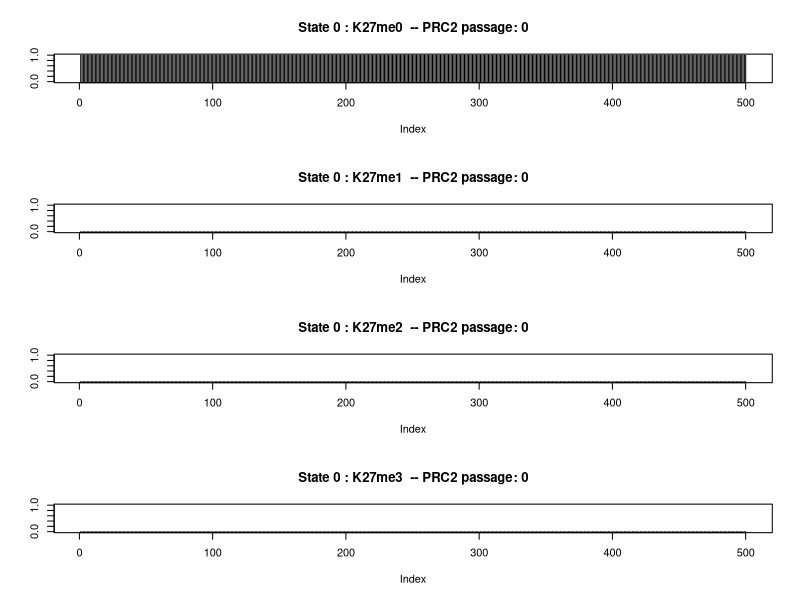
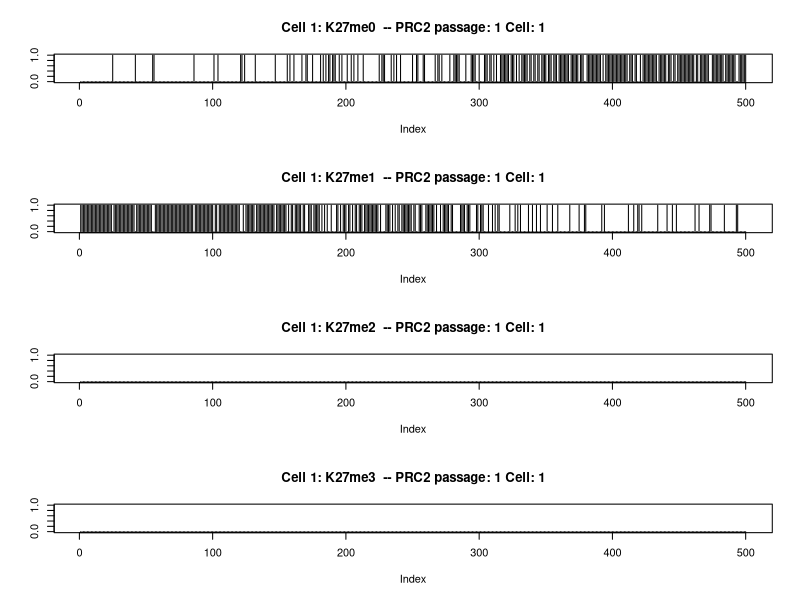
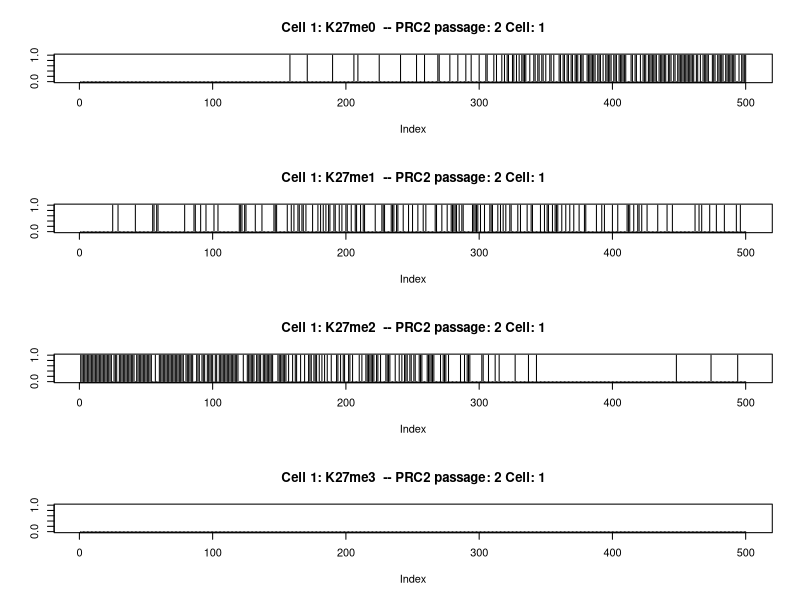
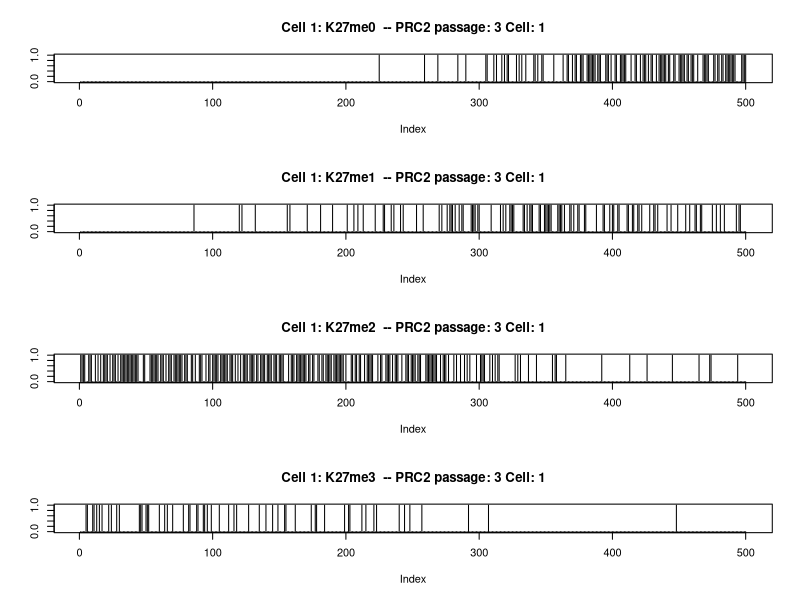
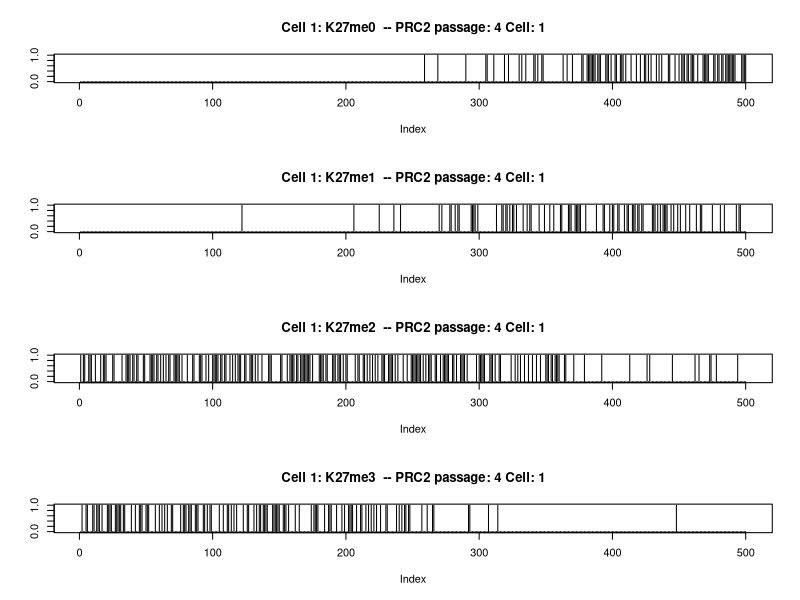
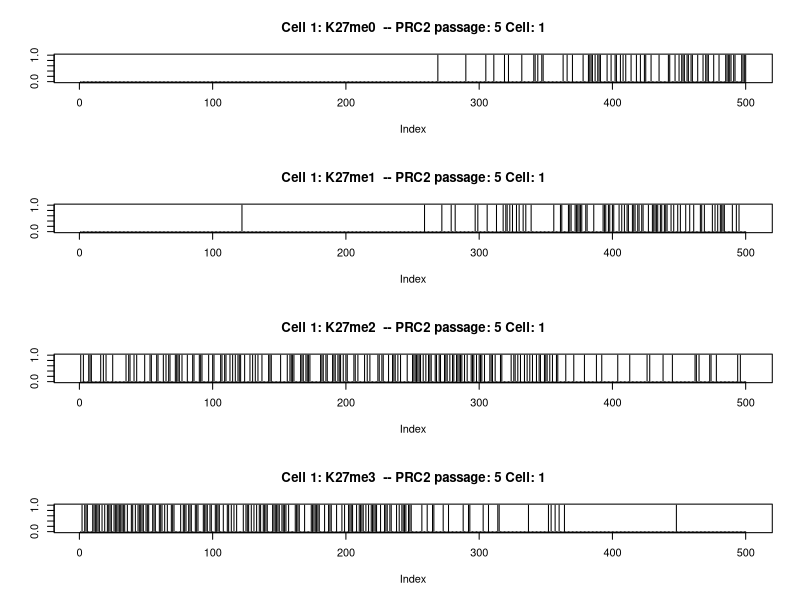
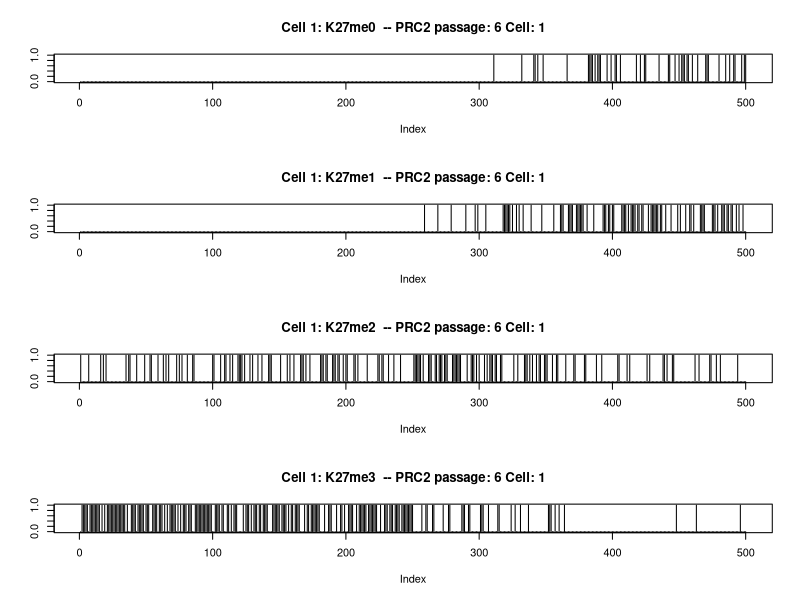
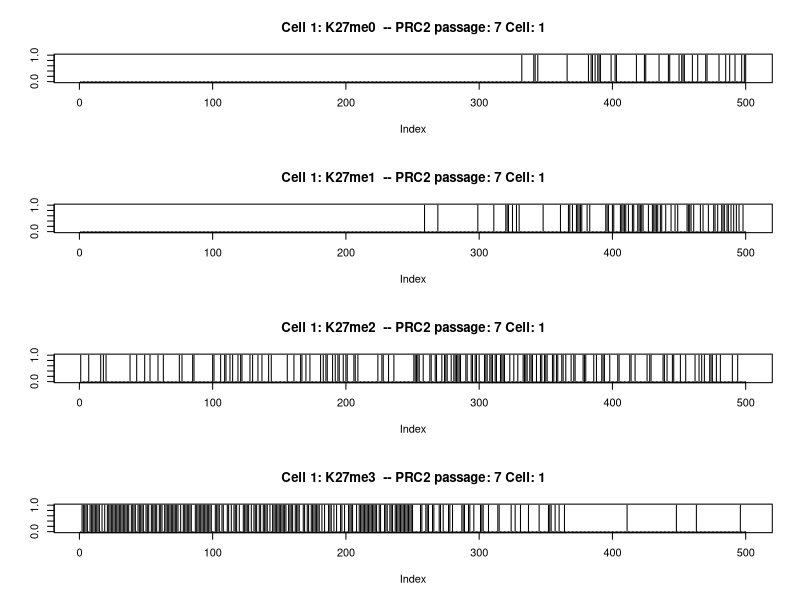

Here is the R script that generated these plots, in order: (Note: a time limit stopped this script after it produced the figures.)
setwd("~/Desktop/Histone_Mark_Simulation/Images/new/")
options(scipen=999)
mysamp <- function(n, m, s, lwr, upr, nnorm) {
  samp <- rnorm(nnorm, m, s)
  samp <- samp[samp >= lwr & samp <= upr]
  if (length(samp) >= n) {
    return(sample(samp, n))
  }  
  stop(simpleError("Not enough values to sample from. Try increasing nnorm."))
}

nnuc=500
### prc2 initiation
prc2=0
mitosis=20
mitosis0=mitosis
burden12=0.00
burden23=0.55
# population initiation
finalz<-data.frame(integer(nnuc),integer(nnuc),integer(nnuc),integer(nnuc),integer(nnuc))
colnames(finalz)<-c("N","me0","me1","me2","me3")
for (n in 1:nnuc)
{
  finalz$N[n]=n
  finalz$me0[n]=0
  finalz$me1[n]=0
  finalz$me2[n]=0
  finalz$me3[n]=0
}


passages<- data.frame(matrix(nrow = nnuc,ncol = (3*mitosis)))
passcolnames<-c()
#passcolnames<-c("N")
for (i in 1:mitosis){
  #  passcolnames<-c(passcolnames,paste(i,"me0",sep="_"))
  passcolnames<-c(passcolnames,paste(i,"me1",sep="_"))
  passcolnames<-c(passcolnames,paste(i,"me2",sep="_"))
  passcolnames<-c(passcolnames,paste(i,"me3",sep="_"))
}
colnames(passages)<-passcolnames
for (n in 1:nnuc)
{
  #   passages$N[n]=n
  passages[n,]=0
}

initial_cell_count=50
final_cell_count=initial_cell_count

for (cell in 1:initial_cell_count)  {
#  set.seed(cell)
  ### Creating Naked Chromatin
  chromatin<-data.frame(integer(nnuc),integer(nnuc),integer(nnuc),integer(nnuc),integer(nnuc),integer(nnuc))
  colnames(chromatin)<-c("N","S","me0","me1","me2","me3")
  
  
  for (n in 1:nnuc)
  {
    chromatin$N[n]=n
    chromatin$S[n]=0
    chromatin$me0[n]=1
    chromatin$me1[n]=0
    chromatin$me2[n]=0
    chromatin$me3[n]=0
  }
  if (cell ==1)
  {
    #png(paste("~/Desktop/Histone_Mark_Simulation/Images/000-3marks-average.png",sep=""),width = 800,height = 600)
    
    par(mfrow=c(4,1))
    plot(chromatin$me0,type = "h", ylim = c(0,1), main = paste("State 0 : K27me0","  -- PRC2 passage: ",prc2,sep=""),ylab="")
    plot(chromatin$me1,type = "h", ylim = c(0,1), main = paste("State 0 : K27me1","  -- PRC2 passage: ",prc2,sep=""),ylab="")
    plot(chromatin$me2,type = "h", ylim = c(0,1), main = paste("State 0 : K27me2","  -- PRC2 passage: ",prc2,sep=""),ylab="")
    plot(chromatin$me3,type = "h", ylim = c(0,1), main = paste("State 0 : K27me3","  -- PRC2 passage: ",prc2,sep=""),ylab="")
    #dev.off()
  }
  
  padd0=c()
  padd1=c()
  padd2=c()
  padd3=c()

  #    mitosis=mitosis0-(round(runif(n=1,min=0,max=(mitosis0-10)),digits = 0))
  mitosis=mitosis0 
     print(mitosis)  
  
  ### Runs of PRC2
  for (prc2 in 1:mitosis) {
    ### Depositing marks
    for (n in 1:nnuc)
    {

      padd1[n]=mysamp(n=1, m=0.69, s=0.1, lwr=0, upr=1, nnorm=100)
      padd2[n]=mysamp(n=1, m=0.01, s=0.1, lwr=0, upr=1, nnorm=100)
      padd3[n]=mysamp(n=1, m=0.00, s=0.1, lwr=0, upr=1, nnorm=100)
      padd0[n]=1-(sum(padd1[n],padd2[n],padd3[n]))
      
      
      # PRC2 halflife
      if (0.3-(n/nnuc) < 0 ){lower=0} else {lower=0.3-(n/nnuc)}
      if (1.3-(n/nnuc) > 1){upper=1} else {upper=1.3-(n/nnuc)}
      if (0.8-(n/nnuc) < 0){meaner=0} else {meaner=0.8-(n/nnuc)}
      
      chromatin$pE[n]=mysamp(n=1, m=meaner, s=0.05, lwr=lower, upr=upper, nnorm=100)
      
      chromatin$pDep0[n]=padd0[n]
      chromatin$pDep1[n]=padd1[n]*chromatin$pE[n]
      chromatin$pDep2[n]=padd2[n]*chromatin$pE[n]
      chromatin$pDep3[n]=padd3[n]*chromatin$pE[n]
      chromatin$pmax[n]=max(c(chromatin$pDep0[n],chromatin$pDep1[n],chromatin$pDep2[n],chromatin$pDep3[n]))
      #     print (paste ("Cell: ",cell," --- PRC2 passage: ",prc2))
      
      if (chromatin$S[n] == 0)
      {
        if(chromatin$pDep0[n] == chromatin$pmax[n])
        {
          chromatin$me0[n]=1
          chromatin$me1[n]=0
          chromatin$me2[n]=0
          chromatin$me3[n]=0
        } else if(chromatin$pDep1[n] == chromatin$pmax[n]) {
          chromatin$S[n]=1
          chromatin$me0[n]=0
          chromatin$me1[n]=1
          chromatin$me2[n]=0
          chromatin$me3[n]=0
        } else  if(chromatin$pDep2[n] == chromatin$pmax[n]) {
          chromatin$S[n]=2
          chromatin$me0[n]=0
          chromatin$me1[n]=0
          chromatin$me2[n]=1
          chromatin$me3[n]=0
        } else  if(chromatin$pDep3[n] == chromatin$pmax[n]) {
          chromatin$S[n]=3
          chromatin$me0[n]=0
          chromatin$me1[n]=0
          chromatin$me2[n]=0
          chromatin$me3[n]=1
        }
      } else if (chromatin$S[n] == 1)  {
        if(chromatin$pDep0[n] == chromatin$pmax[n])
        {
          chromatin$S[n]=1
          chromatin$me0[n]=0
          chromatin$me1[n]=1
          chromatin$me2[n]=0
          chromatin$me3[n]=0
        } else if(chromatin$pDep1[n] == chromatin$pmax[n] & rnorm(1,mean=0.5,sd=0.1) > burden12) {
          chromatin$S[n]=2
          chromatin$me0[n]=0
          chromatin$me1[n]=0
          chromatin$me2[n]=1
          chromatin$me3[n]=0
        } else  if(chromatin$pDep2[n] == chromatin$pmax[n]) {
          chromatin$S[n]=3
          chromatin$me0[n]=0
          chromatin$me1[n]=0
          chromatin$me2[n]=0
          chromatin$me3[n]=1
        } 
      } else if (chromatin$S[n] == 2)  {
        if(chromatin$pDep0[n] == chromatin$pmax[n])
        {
          chromatin$S[n]=2
          chromatin$me0[n]=0
          chromatin$me1[n]=0
          chromatin$me2[n]=1
          chromatin$me3[n]=0
        } else if(chromatin$pDep1[n] == chromatin$pmax[n]  & rnorm(1,mean=0.5,sd=0.1) > burden23)  {
          chromatin$S[n]=3
          chromatin$me0[n]=0
          chromatin$me1[n]=0
          chromatin$me2[n]=0
          chromatin$me3[n]=1
        }
      }
    }
    
    
    
    #prc2=(prc2)+1
    #print (prc2)
    
    if (cell ==1 && prc2>0){
      #png(paste("~/Desktop/Histone_Mark_Simulation/Images/",prc2,"-3marks-average.png",sep=""),width = 800,height = 600)
      
      par(mfrow=c(4,1))
      plot(chromatin$me0,type = "h", ylim = c(0,1), main = paste("Cell 1: K27me0","  -- PRC2 passage: ",prc2," Cell: ",cell,sep=""),ylab="")
      plot(chromatin$me1,type = "h", ylim = c(0,1), main = paste("Cell 1: K27me1","  -- PRC2 passage: ",prc2," Cell: ",cell,sep=""),ylab="")
      plot(chromatin$me2,type = "h", ylim = c(0,1), main = paste("Cell 1: K27me2","  -- PRC2 passage: ",prc2," Cell: ",cell,sep=""),ylab="")
      plot(chromatin$me3,type = "h", ylim = c(0,1), main = paste("Cell 1: K27me3","  -- PRC2 passage: ",prc2," Cell: ",cell,sep=""),ylab="")
      #dev.off()
    }
    
    
    colnumber=(prc2-1)*3
    #      passages[,colnumber]=passages[,colnumber]+chromatin$me0
    passages[,(colnumber+1)]=passages[,(colnumber+1)]+chromatin$me1
    passages[,(colnumber+2)]=passages[,(colnumber+2)]+chromatin$me2
    passages[,(colnumber+3)]=passages[,(colnumber+3)]+chromatin$me3      
    
    
    
    
  }
  
  
  finalz$me0<-finalz$me0+chromatin$me0
  finalz$me1<-finalz$me1+chromatin$me1
  finalz$me2<-finalz$me2+chromatin$me2
  finalz$me3<-finalz$me3+chromatin$me3
  print ("iteration")
  print (cell)
  #print ("chromatin3")
  #print(chromatin$me3)
  if (rnorm(n=1,mean=0.5,sd=0.1) > 0.5)
  {
    final_cell_count=final_cell_count+1
  }
  
}




finalz$me0av<-finalz$me0/cell
finalz$me1av<-finalz$me1/cell
finalz$me2av<-finalz$me2/cell
finalz$me3av<-finalz$me3/cell

# 
#png(paste("~/Desktop/Histone_Mark_Simulation/Images/999-Average-over ",cell,"-3marks-average.png",sep=""),width = 800,height = 600)

# par(mfrow=c(3,1))
# #plot(finalz$me0av,type = "h", ylim = c(0,1), main = paste("K27me0","  -- Average over : ",cell," Cells"," passage: ",passages,sep=""),ylab="")
# plot(finalz$me1av,type = "h", ylim = c(0,1), main = paste("K27me1","  -- Average over : ",cell," Cells"," passage: ",passages,sep=""),ylab="")
# plot(finalz$me2av,type = "h", ylim = c(0,1), main = paste("K27me2","  -- Average over : ",cell," Cells"," passage: ",passages,sep=""),ylab="")
# plot(finalz$me3av,type = "h", ylim = c(0,1), main = paste("K27me3","  -- Average over : ",cell," Cells"," passage: ",passages,sep=""),ylab="")
##dev.off()


for (state in 0:(mitosis0-1))
{
  #png(paste("~/Desktop/Histone_Mark_Simulation/Images/Average_State-",state,"-3marks-average.png",sep=""),width = 800,height = 600)
  par(mfrow=c(3,1))
  
  plot((passages[,(3*state)+1]/final_cell_count),type = "h", ylim = c(0,1), main = paste("K27me1","  -- Average over : ",cell," Cells"," PRC2 passage: ",state,sep=""),ylab="")
  plot((passages[,(3*state)+2]/final_cell_count),type = "h", ylim = c(0,1), main = paste("K27me2","  -- Average over : ",cell," Cells"," PRC2 passage: ",state,sep=""),ylab="")
  plot((passages[,(3*state)+3]/final_cell_count),type = "h", ylim = c(0,1), main = paste("K27me3","  -- Average over : ",cell," Cells"," PRC2 passage: ",state,sep=""),ylab="")
  #dev.off()
  
}

# 3 4 5
# 7 8 9

for (state in (mitosis0-1):(mitosis0-1))
{
  #png(paste("~/Desktop/Histone_Mark_Simulation/Images/Average_State-",state,"-3marks-average.png",sep=""),width = 800,height = 600)
  par(mfrow=c(3,1))
  
  plot((passages[,(3*state)+1]/initial_cell_count),type = "h", ylim = c(0,1), main = paste("K27me1","  -- Average over : ",cell," Cells"," PRC2 passage: ",state,sep=""),ylab="")
  plot((passages[,(3*state)+2]/initial_cell_count),type = "h", ylim = c(0,1), main = paste("K27me2","  -- Average over : ",cell," Cells"," PRC2 passage: ",state,sep=""),ylab="")
  plot((passages[,(3*state)+3]/initial_cell_count),type = "h", ylim = c(0,1), main = paste("K27me3","  -- Average over : ",cell," Cells"," PRC2 passage: ",state,sep=""),ylab="")
  #dev.off()
  
}













# 
# x<-c() 
# nnuc=1000
# for (n in 1:nnuc){if (0.5-(n/nnuc) < 0 ){lower=0} else {lower=0.5-(n/nnuc)};if (1.5-(n/nnuc) > 1){upper=1} else {upper=1.5-(n/nnuc)};x<-c(x,mysamp(n=1, m=(1-(n/nnuc)), s=0.1, lwr=lower, upr=upper, nnorm=10000))}
# par(mfrow=c(1,0)) 
# plot(x)
# summary(x)
